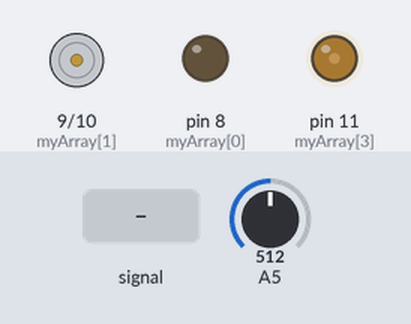
Bench run of a sketch on a simulated Arduino Uno, built with avr-gcc and run on an emulated ATmega328P. Parts: motor-driver pin pairs drawn as motors (green arrow = first pin HIGH = forward, orange = second pin HIGH = backward, longer = more drive), output pins drawn as LEDs (lit = HIGH). The test bench sets the inputs (shaded band); at power-on: A5 = 512.

Above: at 1.2 s.
1.3 s: A5 fed a 200 Hz sine of ±81 counts around its level
At 2.6 s:
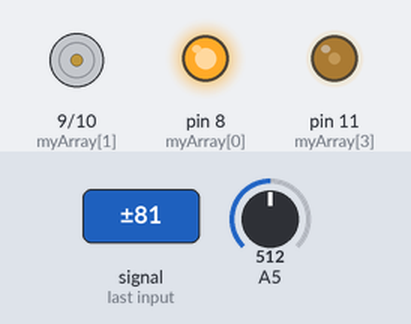
At 8.5 s:
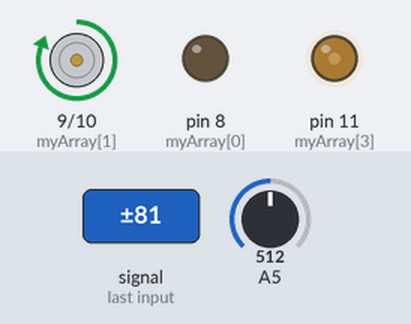
Timing chart, 0 to 32.8 s (numbered marks = the images above; inputs shaded):
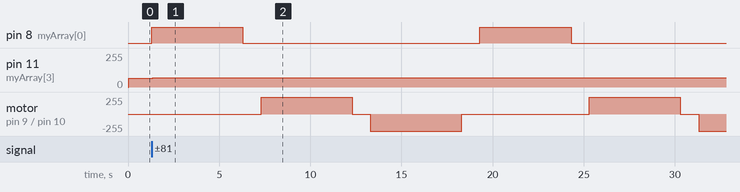

The sketch:

atmega2.ino
```cpp
int myArray[] = {8,9,10,11};
int arraySize = 3;

void setup() {
  // set digital pins to output
  for (int i = 0; i < arraySize; i++) {
    pinMode(myArray[i], OUTPUT);
  }

  // set analog pin to input
  pinMode(A5, INPUT);

}

void loop() {
  // customize functionality for pwm in 11
  analogWrite(11, 71);                  // set the analogWrite of pin 11 to 1.4 volts

  // loop over pins
  if (analogRead(A5) > 512) {
    for (int i = 0; i < arraySize; i++) {
      // keep one for 5 seconds
      digitalWrite(myArray[i], HIGH);
      delay(5000);

      // turn off for one second
      digitalWrite(myArray[i], LOW);
      delay(1000);

    }
  }

  // fcusotmize unctionality for pwm in 11
  analogWrite(11, 0);                  // set the analogWrite of pin 11 to 0 volts when script finishes

}
```

Measured:
- after the input at 1.3 s, pin 8 (myArray[0]): alternates HIGH for 5.0 s and LOW for 13.0 s, starting at once; pin 11 (myArray[3]): 65/255 → 71/255 after 0.06 s
